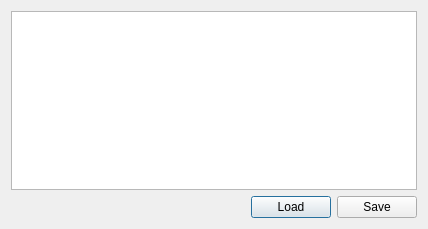
<?xml version="1.0" encoding="UTF-8"?>
<ui version="4.0">
 <class>Dialog</class>
 <widget class="QDialog" name="Dialog">
  <property name="geometry">
   <rect>
    <x>0</x>
    <y>0</y>
    <width>428</width>
    <height>229</height>
   </rect>
  </property>
  <property name="windowTitle">
   <string>Dialog</string>
  </property>
  <layout class="QVBoxLayout" name="verticalLayout">
   <item>
    <widget class="QPlainTextEdit" name="plainTextEdit"/>
   </item>
   <item>
    <layout class="QHBoxLayout" name="horizontalLayout">
     <item>
      <spacer name="horizontalSpacer">
       <property name="orientation">
        <enum>Qt::Horizontal</enum>
       </property>
       <property name="sizeHint" stdset="0">
        <size>
         <width>40</width>
         <height>20</height>
        </size>
       </property>
      </spacer>
     </item>
     <item>
      <widget class="QLabel" name="label">
       <property name="text">
        <string/>
       </property>
      </widget>
     </item>
     <item>
      <widget class="QPushButton" name="btnLoad">
       <property name="text">
        <string>Load</string>
       </property>
      </widget>
     </item>
     <item>
      <widget class="QPushButton" name="btnSave">
       <property name="text">
        <string>Save</string>
       </property>
      </widget>
     </item>
    </layout>
   </item>
  </layout>
 </widget>
 <resources/>
 <connections/>
</ui>
